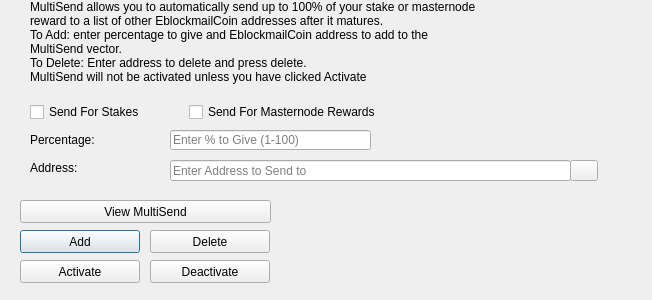
<?xml version="1.0" encoding="UTF-8"?>
<ui version="4.0">
 <class>MultiSendDialog</class>
 <widget class="QDialog" name="MultiSendDialog">
  <property name="windowModality">
   <enum>Qt::NonModal</enum>
  </property>
  <property name="geometry">
   <rect>
    <x>0</x>
    <y>0</y>
    <width>652</width>
    <height>300</height>
   </rect>
  </property>
  <property name="windowTitle">
   <string>MultiSend</string>
  </property>
  <widget class="QLineEdit" name="multiSendPercentEdit">
   <property name="geometry">
    <rect>
     <x>170</x>
     <y>130</y>
     <width>201</width>
     <height>20</height>
    </rect>
   </property>
   <property name="toolTip">
    <string>Enter whole numbers 1 - 100</string>
   </property>
   <property name="placeholderText">
    <string>Enter % to Give (1-100)</string>
   </property>
  </widget>
  <widget class="QLineEdit" name="multiSendAddressEdit">
   <property name="geometry">
    <rect>
     <x>170</x>
     <y>160</y>
     <width>401</width>
     <height>21</height>
    </rect>
   </property>
   <property name="toolTip">
    <string/>
   </property>
   <property name="placeholderText">
    <string>Enter Address to Send to</string>
   </property>
  </widget>
  <widget class="QLabel" name="label_2">
   <property name="geometry">
    <rect>
     <x>30</x>
     <y>0</y>
     <width>451</width>
     <height>121</height>
    </rect>
   </property>
   <property name="lineWidth">
    <number>1</number>
   </property>
   <property name="text">
    <string>MultiSend allows you to automatically send up to 100% of your stake or masternode reward to a list of other EblockmailCoin addresses after it matures.
To Add: enter percentage to give and EblockmailCoin address to add to the MultiSend vector.
To Delete: Enter address to delete and press delete.
MultiSend will not be activated unless you have clicked Activate</string>
   </property>
   <property name="alignment">
    <set>Qt::AlignLeading|Qt::AlignLeft|Qt::AlignTop</set>
   </property>
   <property name="wordWrap">
    <bool>true</bool>
   </property>
  </widget>
  <widget class="QLabel" name="message">
   <property name="geometry">
    <rect>
     <x>290</x>
     <y>200</y>
     <width>351</width>
     <height>91</height>
    </rect>
   </property>
   <property name="text">
    <string/>
   </property>
  </widget>
  <widget class="QPushButton" name="addButton">
   <property name="geometry">
    <rect>
     <x>20</x>
     <y>230</y>
     <width>120</width>
     <height>23</height>
    </rect>
   </property>
   <property name="toolTip">
    <string/>
   </property>
   <property name="statusTip">
    <string>Add to MultiSend Vector</string>
   </property>
   <property name="text">
    <string>Add</string>
   </property>
  </widget>
  <widget class="QPushButton" name="disableButton">
   <property name="geometry">
    <rect>
     <x>150</x>
     <y>260</y>
     <width>120</width>
     <height>23</height>
    </rect>
   </property>
   <property name="statusTip">
    <string>Deactivate MultiSend</string>
   </property>
   <property name="text">
    <string>Deactivate</string>
   </property>
  </widget>
  <widget class="QPushButton" name="addressBookButton">
   <property name="geometry">
    <rect>
     <x>570</x>
     <y>160</y>
     <width>28</width>
     <height>21</height>
    </rect>
   </property>
   <property name="toolTip">
    <string>Choose an address from the address book</string>
   </property>
   <property name="text">
    <string/>
   </property>
   <property name="icon">
    <iconset resource="../ebm.qrc">
     <normaloff>:/icons/address-book</normaloff>:/icons/address-book</iconset>
   </property>
   <property name="shortcut">
    <string>Alt+A</string>
   </property>
   <property name="autoDefault">
    <bool>false</bool>
   </property>
  </widget>
  <widget class="QLabel" name="label">
   <property name="geometry">
    <rect>
     <x>30</x>
     <y>130</y>
     <width>121</width>
     <height>20</height>
    </rect>
   </property>
   <property name="toolTip">
    <string>Percentage of stake to send</string>
   </property>
   <property name="text">
    <string>Percentage:</string>
   </property>
  </widget>
  <widget class="QLabel" name="label_5">
   <property name="geometry">
    <rect>
     <x>30</x>
     <y>160</y>
     <width>111</width>
     <height>16</height>
    </rect>
   </property>
   <property name="toolTip">
    <string>Address to send portion of stake to</string>
   </property>
   <property name="text">
    <string>Address:</string>
   </property>
  </widget>
  <widget class="QPushButton" name="deleteButton">
   <property name="geometry">
    <rect>
     <x>150</x>
     <y>230</y>
     <width>120</width>
     <height>23</height>
    </rect>
   </property>
   <property name="toolTip">
    <string/>
   </property>
   <property name="statusTip">
    <string>Delete Address From MultiSend Vector</string>
   </property>
   <property name="text">
    <string>Delete</string>
   </property>
  </widget>
  <widget class="QPushButton" name="activateButton">
   <property name="geometry">
    <rect>
     <x>20</x>
     <y>260</y>
     <width>120</width>
     <height>23</height>
    </rect>
   </property>
   <property name="statusTip">
    <string>Activate MultiSend</string>
   </property>
   <property name="text">
    <string>Activate</string>
   </property>
  </widget>
  <widget class="QPushButton" name="viewButton">
   <property name="geometry">
    <rect>
     <x>20</x>
     <y>200</y>
     <width>251</width>
     <height>23</height>
    </rect>
   </property>
   <property name="toolTip">
    <string/>
   </property>
   <property name="statusTip">
    <string>View MultiSend Vector</string>
   </property>
   <property name="text">
    <string>View MultiSend</string>
   </property>
  </widget>
  <widget class="QWidget" name="horizontalLayoutWidget">
   <property name="geometry">
    <rect>
     <x>30</x>
     <y>100</y>
     <width>351</width>
     <height>24</height>
    </rect>
   </property>
   <layout class="QHBoxLayout" name="horizontalLayout">
    <item>
     <widget class="QCheckBox" name="multiSendStakeCheckBox">
      <property name="text">
       <string>Send For Stakes</string>
      </property>
     </widget>
    </item>
    <item>
     <widget class="QCheckBox" name="multiSendMasternodeCheckBox">
      <property name="text">
       <string>Send For Masternode Rewards</string>
      </property>
     </widget>
    </item>
   </layout>
  </widget>
 </widget>
 <resources>
  <include location="../ebm.qrc"/>
 </resources>
 <connections/>
</ui>
